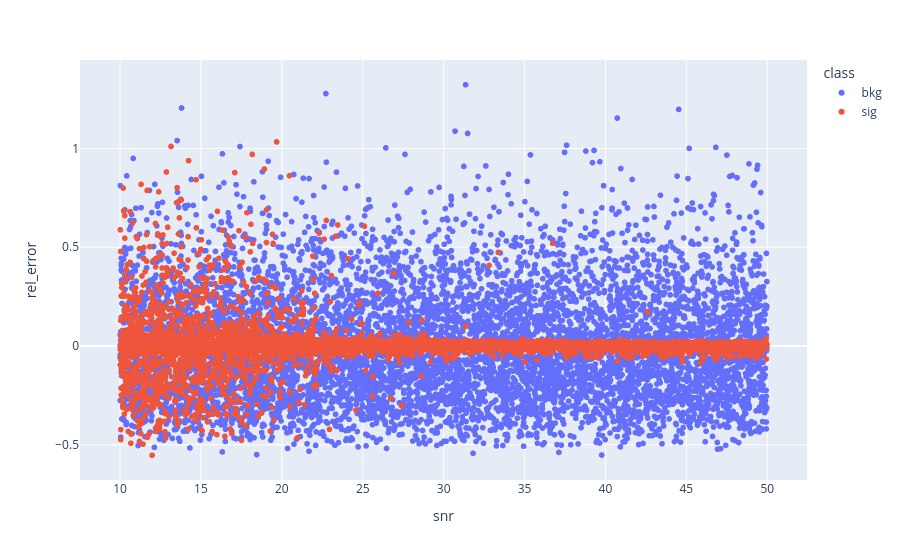

Write notebook code for a chart like this one.
### Code cell
fig_rel_error_vs_snr = px.scatter(
    comb_df,
    x='snr',
    y='rel_error',
    color='class'
)
fig_rel_error_vs_snr.show()

### Figure 1 — Plotly figure (JSON) as saved in the notebook; plotly's stock layout.template omitted (floating-point values rounded to 4 significant figures; data arrays with more than 128 entries replaced by an {"elided": "..."} marker saying what was removed)
{"data": [{"hovertemplate": "class=bkg<br>snr=%{x}<br>rel_error=%{y}<extra></extra>", "legendgroup": "bkg", "marker": {"color": "#636efa", "symbol": "circle"}, "mode": "markers", "name": "bkg", "showlegend": true, "type": "scattergl", "x": {"elided": "8000 float values"}, "xaxis": "x", "y": {"elided": "8000 float values"}, "yaxis": "y"}, {"hovertemplate": "class=sig<br>snr=%{x}<br>rel_error=%{y}<extra></extra>", "legendgroup": "sig", "marker": {"color": "#EF553B", "symbol": "circle"}, "mode": "markers", "name": "sig", "showlegend": true, "type": "scattergl", "x": {"elided": "8000 float values"}, "xaxis": "x", "y": {"elided": "8000 float values"}, "yaxis": "y"}], "layout": {"legend": {"title": {"text": "class"}, "tracegroupgap": 0}, "margin": {"t": 60}, "xaxis": {"anchor": "y", "domain": [0, 1], "title": {"text": "snr"}}, "yaxis": {"anchor": "x", "domain": [0, 1], "title": {"text": "rel_error"}}}}
